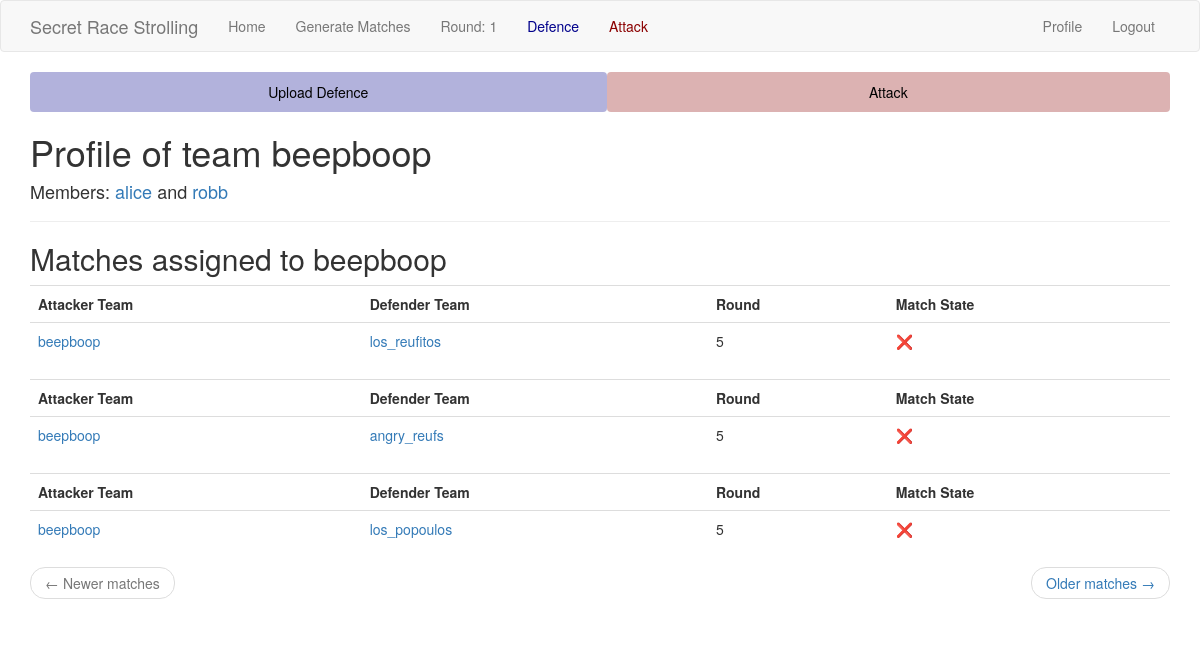
The page /team/beepboop (signed in) on the database as committed earlier.
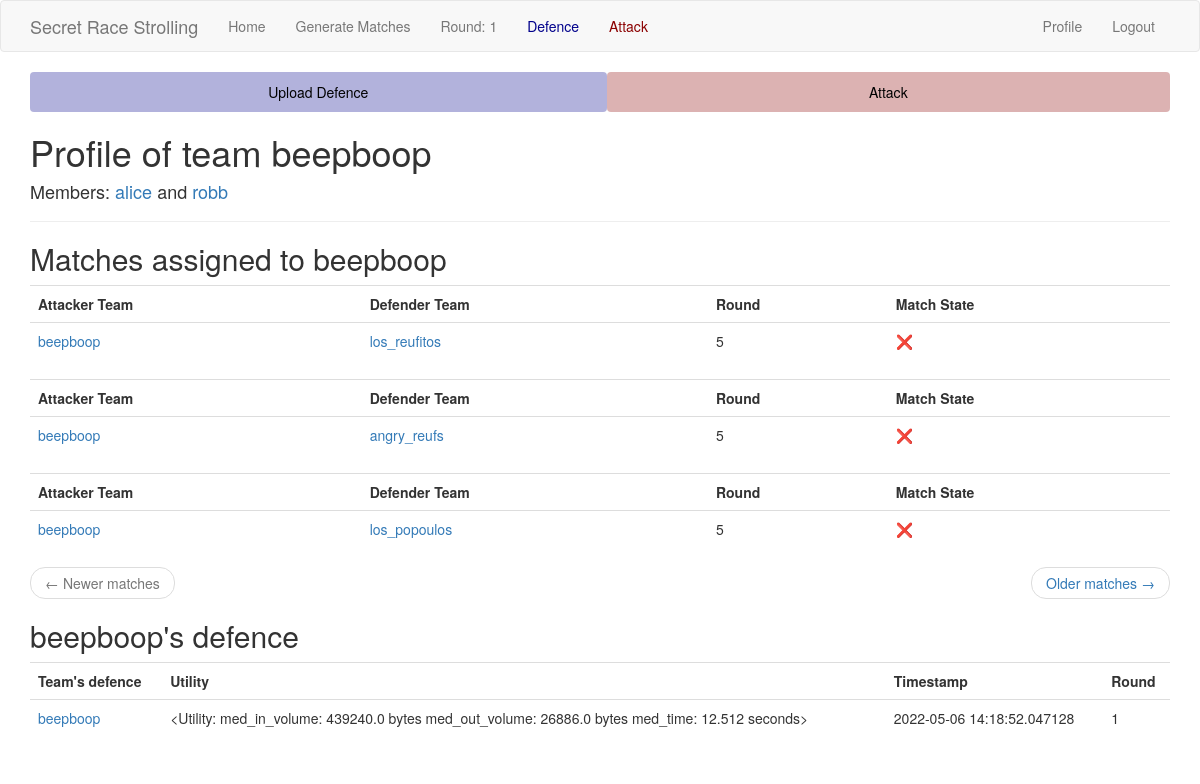
The same page on the database as committed later.
### app/models.py (models this page shows, shortened)
class Team(db.Model):
    id = db.Column(db.Integer, primary_key=True)
    team_name = db.Column(db.String(64), index=True, unique=True)
    member1_id = db.Column(db.Integer, db.ForeignKey("user.id"), unique=True)
    member2_id = db.Column(db.Integer, db.ForeignKey("user.id"), unique=True)
    defences = db.relationship(
        "Defence",
        backref="defender_team",
        foreign_keys="Defence.defender_team_id",
        lazy="dynamic",
    )
    defence_matches = db.relationship(
        "Match",
        backref="defender_team",
        foreign_keys="Match.defender_team_id",
        lazy="dynamic",
    )
    attack_matches = db.relationship(
        "Match",
        backref="attacker_team",
        foreign_keys="Match.attacker_team_id",
        lazy="dynamic",
    )
    def members(self) -> tuple[Any, Any]:
        return (
            db.session.query(User).filter(User.id == self.member1_id).first(),
            db.session.query(User).filter(User.id == self.member2_id).first(),
        )
    def attacks(self) -> Query:
        self_attacks = (
            db.session.query(Match.id)
            .filter(Match.attacker_team_id == self.id)
            .subquery()
        )
        return db.session.query(Attack).join(
            self_attacks, self_attacks.c.id == Attack.match_id
        )

class User(UserMixin, db.Model):
    id = db.Column(db.Integer, primary_key=True)
    username = db.Column(db.String(64), index=True, unique=True)
    email = db.Column(db.String(96), index=True, unique=True)
    password_hash = db.Column(db.String(102))
    sciper = db.Column(db.Integer, unique=True)
    is_admin = db.Column(db.Boolean, default=False)
    def team(self) -> Optional[Any]:
        return (
            db.session.query(Team)
            .filter(or_(Team.member1_id == self.id, Team.member2_id == self.id))
            .first()
        )

class Match(db.Model):
    id = db.Column(db.Integer, primary_key=True)
    defender_team_id = db.Column(db.Integer, db.ForeignKey("team.id"))
    attacker_team_id = db.Column(db.Integer, db.ForeignKey("team.id"))
    round = db.Column(db.Integer, index=True)
    __table_args__ = (
        db.UniqueConstraint(
            "defender_team_id",
            "attacker_team_id",
            "round",
            name="_match_pair_once_per_round",
        ),
    )
    attacks = db.relationship(
        "Attack",
        backref="match",
        foreign_keys="Attack.match_id",
        lazy="dynamic",
    )
    @staticmethod
    def paginate_and_itemize_match_query(
        matches: Query, page: int, matches_per_page: int, current_user_team: Team
    ) -> tuple[Pagination, list[dict]]:
        matches_sub = matches.subquery()
        attacks_done = (
            db.session.query(matches_sub.c.id)
            .join(Attack, Attack.match_id == matches_sub.c.id)
            .all()
        )
        attacks_done = [attack_done[0] for attack_done in attacks_done]
        paginated = matches.paginate(page, matches_per_page)
        matches_items = paginated.items
        for m in matches_items:
            m.match_done = m.id in attacks_done
        return paginated, matches_items

class Defence(db.Model):
    id = db.Column(db.Integer, primary_key=True)
    defender_team_id = db.Column(db.Integer, db.ForeignKey("team.id"))
    utility = db.Column(db.PickleType)
    timestamp = db.Column(db.DateTime, index=True, default=datetime.utcnow)
    round = db.Column(db.Integer, index=True)

### app/routes.py (the view)
@app.route("/team/<team_name>", methods=["GET"])
@login_required
def team(team_name):
    team = Team.query.filter_by(team_name=team_name).first_or_404()
    member1, member2 = team.members()
    page_match = request.args.get("page_match", 1, type=int)
    page_attack = request.args.get("page_attack", 1, type=int)
    pagination, matches_items = Match.paginate_and_itemize_match_query(
        team.attack_matches.order_by(Match.round.desc()),
        page_match,
        app.config["MATCHES_PER_TEAM"],
        current_user.team(),
    )
    match_next_url = (
        url_for(
            "team",
            team_name=team.team_name,
            page_match=pagination.next_num,
            page_attack=page_attack,  # we must not forget to propagate the attack page
        )
        if pagination.has_next
        else None
    )
    match_prev_url = (
        url_for(
            "team",
            team_name=team.team_name,
            page_match=pagination.prev_num,
            page_attack=page_attack,  # we must not forget to propagate the attack page
        )
        if pagination.has_prev
        else None
    )
    defence = team.defences.order_by(Defence.timestamp.desc()).first()
    attacks = team.attacks().paginate(
        page_attack, app.config["MATCHES_PER_TEAM"], False
    )
    attack_next_url = (
        url_for(
            "team",
            team_name=team.team_name,
            page_match=page_match,  # we must not forget to propagate the match page
            page_attack=attacks.next_num,
        )
        if attacks.has_next
        else None
    )
    attack_prev_url = (
        url_for(
            "team",
            team_name=team.team_name,
            page_match=page_match,  # we must not forget to propagate the match page
            page_attack=attacks.prev_num,
        )
        if attacks.has_prev
        else None
    )
    attacks_items = attacks.items
    return render_template(
        "team.html",
        team=team,
        member1=member1,
        member2=member2,
        matches=matches_items,
        attacks=attacks_items,
        defence=defence,
        match_next_url=match_next_url,
        match_prev_url=match_prev_url,
        attack_next_url=attack_next_url,
        attack_prev_url=attack_prev_url,
    )

### app/models.py (called while the page is built)
@login.user_loader
def load_user(id: int) -> User:
    return User.query.get(int(id))

    def __repr__(self):
        return "<Utility: \nmed_in_volume: {:.1f} bytes\nmed_out_volume: {:.1f} bytes\nmed_time: {:.3f} seconds>".format(
            abs(self.med_in_volume), self.med_out_volume, self.med_time
        )

### app/templates/team.html (shortened to what this page needs)
{% extends "base.html" %}
{% block app_content %}
<h1>Profile of team {{ team.team_name }}</h1>
<h4>Members: {% if member1 %} <a href="{{ url_for('user', username=member1.username) }}"> {{ member1.username }}</a>
    {% else %} <a href="{{ url_for('join_team', team_name=team.team_name) }}"> [Join {{ team.team_name }}]</a>
    {% endif %} and {% if member2 %} <a href="{{ url_for('user', username=member2.username) }}">
        {{ member2.username }}</a>
    {% else %} <a href="{{ url_for('join_team', team_name=team.team_name) }}"> [Join {{ team.team_name }}]</a>
    {% endif %}</h4>
<hr>
{% if matches %}
<h2>Matches assigned to {{ team.team_name }}</h2>
{% for match in matches %}
{% include '_match.html' %}
{% endfor %}
<nav aria-label="...">
    <ul class="pager">
        <li class="previous{% if not match_prev_url %} disabled{% endif %}">
            <a href="{{ match_prev_url or '#' }}">
                <span aria-hidden="true">&larr;</span> Newer matches
            </a>
        </li>
        <li class="next{% if not match_next_url %} disabled{% endif %}">
            <a href="{{ match_next_url or '#' }}">
                Older matches <span aria-hidden="true">&rarr;</span>
            </a>
        </li>
    </ul>
</nav>
{% endif %}
{% if defence %}
<h2>{{ team.team_name }}'s defence</h2>
{% include '_defence.html' %}
{% endif %}
{% endblock %}

### app/templates/base.html (shortened to what this page needs)
{% extends 'bootstrap/base.html' %}
{% block navbar %}
<nav class="navbar navbar-default">
  <div class="container">
    <div class="navbar-header">
      <a
        class="navbar-brand"
        href="{{ url_for('index') }}"
      >Secret Race Strolling</a>
    </div>
    <div
      class="collapse navbar-collapse"
      id="bs-example-navbar-collapse-1"
    >
      <ul class="nav navbar-nav">
        <li><a href="{{ url_for('index') }}">Home</a></li>
        {% if current_user.is_admin %}
        <li><a href="{{ url_for('generate_matches') }}">Generate Matches</a></li>
        {% endif %}
        <li><a>Round: {{ config["ROUND"] }}</a></li>
        {% if config["DEFENCE_PHASE"] %}
        <li><a style="color:darkblue">Defence</a></li>
        {% endif %}
        {% if config["ATTACK_PHASE"] %}
        <li><a style="color:darkred">Attack</a></li>
        {% endif %}
      </ul>
      <ul class="nav navbar-nav navbar-right">
        {% if current_user.is_anonymous %}
        <li><a href="{{ url_for('login') }}">Login</a></li>
        {% else %}
        <li><a href="{{ url_for('user', username=current_user.username) }}">Profile</a></li>
        <li><a href="{{ url_for('logout') }}">Logout</a></li>
        {% endif %}
      </ul>
    </div>
  </div>
</nav>
{% endblock %}
{% block content %}
<div class="container">
  <ul class="nav nav-pills nav-justified">
    {% if config["DEFENCE_PHASE"] %}
    <li class="nav-item">
      <a
        class="nav-link"
        style="background:rgba(0, 0, 139, 0.3);color:black"
        href="{{ url_for('defence') }}"
      >Upload Defence</a>
    </li>
    {% endif %}
    {% if config["ATTACK_PHASE"] %}
    <li class="nav-item">
      <a
        class="nav-link"
        style="background:rgba(139, 0, 0, 0.3);color:black"
        href="{{ url_for('attack') }}"
      >Attack</a>
    </li>
    {% endif %}
  </ul>
</div>
<div class="container">
  {% block app_content %}{% endblock %}
</div>
{% endblock %}

### app/templates/_match.html
<table class="table table-hover">
    <tr>
        <th>Attacker Team</th>
        <th>Defender Team</th>
        <th>Round</th>
        <th>Match State</th>
    </tr>
    <tr>
        <td>
            <a href="{{ url_for('team', team_name=match.attacker_team.team_name) }}">
                {{ match.attacker_team.team_name }}</a>
        </td>
        <td>
            <a href="{{ url_for('team', team_name=match.defender_team.team_name) }}">{{ match.defender_team.team_name }}
            </a>
        </td>
        <td>
            {{ match.round }}
        </td>
        <td>
            {% if match.match_done %} ✅ {% else %} ❌ {% endif %}
        </td>
    </tr>
</table>

### app/templates/_defence.html
<table class="table table-hover">
    <tr>
        <th>Team's defence</th>
        <th>Utility</th>
        <th>Timestamp</th>
        <th>Round</th>
    </tr>
    <tr>
        <td>
            <a href="{{ url_for('team', team_name=defence.defender_team.team_name) }}">
                {{ defence.defender_team.team_name }}</a>
        </td>
        <td>
            {{ defence.utility }}
        </td>
        <td>
            {{ defence.timestamp }}
        </td>
        <td>
            {{ defence.round }}
        </td>
    </tr>
</table>

Rows that differ between the two databases and show on the page:
shown differently, row unchanged: Team "beepboop": team_name (not shown) → "beepboop"; defender_team.team_name (not shown) → "beepboop"
added Defence: utility "<Utility: med_in_volume: 439240.0 bytes med_out_volume: 26886.0 bytes med_time: 12.512 seconds>", timestamp "2022-05-06 14:18:52.047128", round "1"
Other text that changed with them:
text now shown: "'s defence Team's defence Utility Timestamp Round"
